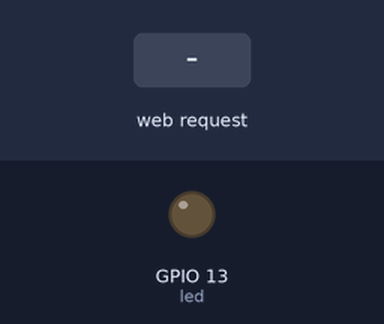
A sketch run on a simulated ESP32. Shown: output pins drawn as LEDs (lit = HIGH). The inputs (shaded band) are chosen by the test bench. WiFi joins after 1.5 s; servers stay silent unless stated; what the sketch prints to the serial monitor is not drawn.

Above: at 2.7 s.
2.8 s: HTTP request GET /H received
At 3.8 s:
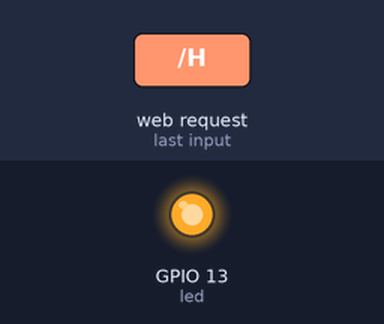
4.3 s: HTTP request GET / received
At 4.9 s:
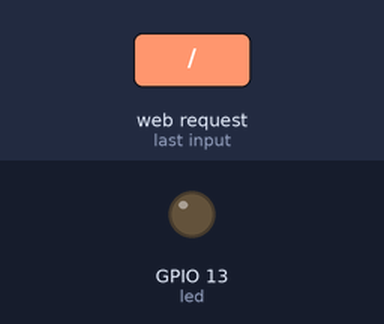
Timing chart, 0 to 7.3 s (numbered marks = the images above; inputs shaded):
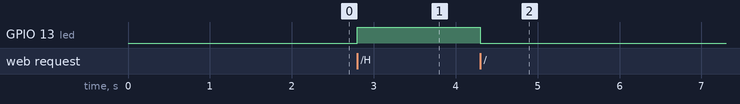

The sketch:

digital_wk07.ino
```cpp
#include <WiFi.h>
#include <WiFiClient.h>
#include <WebServer.h>
#include <ESPmDNS.h>

const char* ssid = "IOT_LAB";
const char* password = "password";

WebServer server(80);
String website;
const int led = 13;
void H(){
  digitalWrite(led, HIGH);
}
void L(){
  digitalWrite(led, LOW);
}

void handleRoot() {
  digitalWrite(led, 1);
  server.send(200, "text/html", website);
  digitalWrite(led, 0);
}
void buildWeb(){
  website += "<html>";
  website += "<head>\n";
  website += "<meta charset='UTF-8'/>\n";
  website += "<meta name=\"viewport\" content=\"width=device-width, initial-scale=1.0\">\n";
  website += "<title>Remote Control LED</title>\n";
  website += "<style>";
  website += "html{background-color:#CCCCFF;}";
  website += ".title{text-align:left;color:#77BB34;text-shadow:0px 3px 5px #000; margin-bottom: 50px;}";
  website += "a{display:block;text-decoration:none;background-color:#5555FF;radius:3px; ";
  website += "width:150px;text-align:left;margin:0 auto;margin-bottom:30px;font-size:2em;box-shadow: 0px 3px 6px #000;}";
  website += ".btn1{color:#8C0044;}";
  website += ".btn2{color:#880000;}";
  website += "</style>";
  website += "</head>\n";
  website += "<body>";
  website += "<h1 class=\"title\">Remote LED Control</h1>";
  website += "<a class=\"btn1\" href=\"/H\">ON</a>";
  website += "<a class=\"btn2\" href=\"/L\">OFF</a>";
  website += "</body></html>";
 }
void handleNotFound() {
  digitalWrite(led, 1);
  String message = "File Not Found\n\n";
  message += "URI: ";
  message += server.uri();
  message += "\nMethod: ";
  message += (server.method() == HTTP_GET) ? "GET" : "POST";
  message += "\nArguments: ";
  message += server.args();
  message += "\n";
  for (uint8_t i = 0; i < server.args(); i++) {
    message += " " + server.argName(i) + ": " + server.arg(i) + "\n";
  }
  server.send(404, "text/plain", message);
  digitalWrite(led, 0);
}

void setup(void) {
  pinMode(led, OUTPUT);
  digitalWrite(led, 0);
  Serial.begin(115200);
  buildWeb();
  WiFi.mode(WIFI_STA);
  WiFi.begin(ssid, password);
  Serial.println("");

  // Wait for connection
  while (WiFi.status() != WL_CONNECTED) {
    delay(500);
    Serial.print(".");
  }
  Serial.println("");
  Serial.print("Connected to ");
  Serial.println(ssid);
  Serial.print("IP address: ");
  Serial.println(WiFi.localIP());

  if (MDNS.begin("esp32")) {
    Serial.println("MDNS responder started");
  }

  server.on("/", handleRoot);


  server.on("/H",H);
  server.on("/L",L);
  server.onNotFound(handleNotFound);

  server.begin();
  Serial.println("HTTP server started");
}

void loop(void) {
  server.handleClient();
}
```

Measured:
- after the input at 2.8 s, GPIO 13 (led): LOW → HIGH at once
- after the input at 4.3 s, GPIO 13 (led): HIGH → LOW at once
